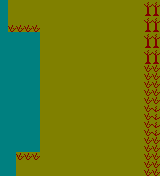

Tiled map render using the project's own tile images. Description and the whole map definition, tile-layer contents included, below:
An orthogonal 20x22 tile map with 8x8 px tiles, 1 tile layer (Capa de Patrones 1).

<map version="1.0" tiledversion="2018.06.01" orientation="orthogonal" renderorder="right-down" width="20" height="22" tilewidth="8" tileheight="8" infinite="0" nextlayerid="2" nextobjectid="1">
 <tileset firstgid="1" name="tiles" tilewidth="8" tileheight="8" tilecount="45" columns="9">
  <image source="../../tiles.png" width="72" height="40" />
 </tileset>
 <layer id="1" name="Capa de Patrones 1" width="20" height="22">
  <data encoding="csv">
16,2,2,2,2,2,2,2,2,2,2,2,2,2,2,2,2,2,29,29,
16,2,2,2,2,2,2,2,2,2,2,2,2,2,2,2,2,2,30,30,
16,2,2,2,2,2,2,2,2,2,2,2,2,2,2,2,2,2,29,29,
16,24,24,24,24,2,2,2,2,2,2,2,2,2,2,2,2,2,30,30,
16,16,16,16,16,2,2,2,2,2,2,2,2,2,2,2,2,2,29,29,
16,16,16,16,16,2,2,2,2,2,2,2,2,2,2,2,2,2,30,30,
16,16,16,16,16,2,2,2,2,2,2,2,2,2,2,2,2,2,29,29,
16,16,16,16,16,2,2,2,2,2,2,2,2,2,2,2,2,2,30,30,
16,16,16,16,16,2,2,2,2,2,2,2,2,2,2,2,2,2,24,24,
16,16,16,16,16,2,2,2,2,2,2,2,2,2,2,2,2,2,24,24,
16,16,16,16,16,2,2,2,2,2,2,2,2,2,2,2,2,2,24,24,
16,16,16,16,16,2,2,2,2,2,2,2,2,2,2,2,2,2,24,24,
16,16,16,16,16,2,2,2,2,2,2,2,2,2,2,2,2,2,24,24,
16,16,16,16,16,2,2,2,2,2,2,2,2,2,2,2,2,2,24,29,
16,16,16,16,16,2,2,2,2,2,2,2,2,2,2,2,2,2,24,29,
16,16,16,16,16,2,2,2,2,2,2,2,2,2,2,2,2,2,24,29,
16,16,16,16,16,2,2,2,2,2,2,2,2,2,2,2,2,2,24,29,
16,16,16,16,16,2,2,2,2,2,2,2,2,2,2,2,2,2,24,24,
16,16,16,16,16,2,2,2,2,2,2,2,2,2,2,2,2,2,24,24,
16,16,24,24,24,2,2,2,2,2,2,2,2,2,2,2,2,2,24,24,
16,16,2,2,2,2,2,2,2,2,2,2,2,2,2,2,2,2,24,24,
16,16,2,2,2,2,2,2,2,2,2,2,2,2,2,2,2,2,24,24
</data>
 </layer>
</map>
